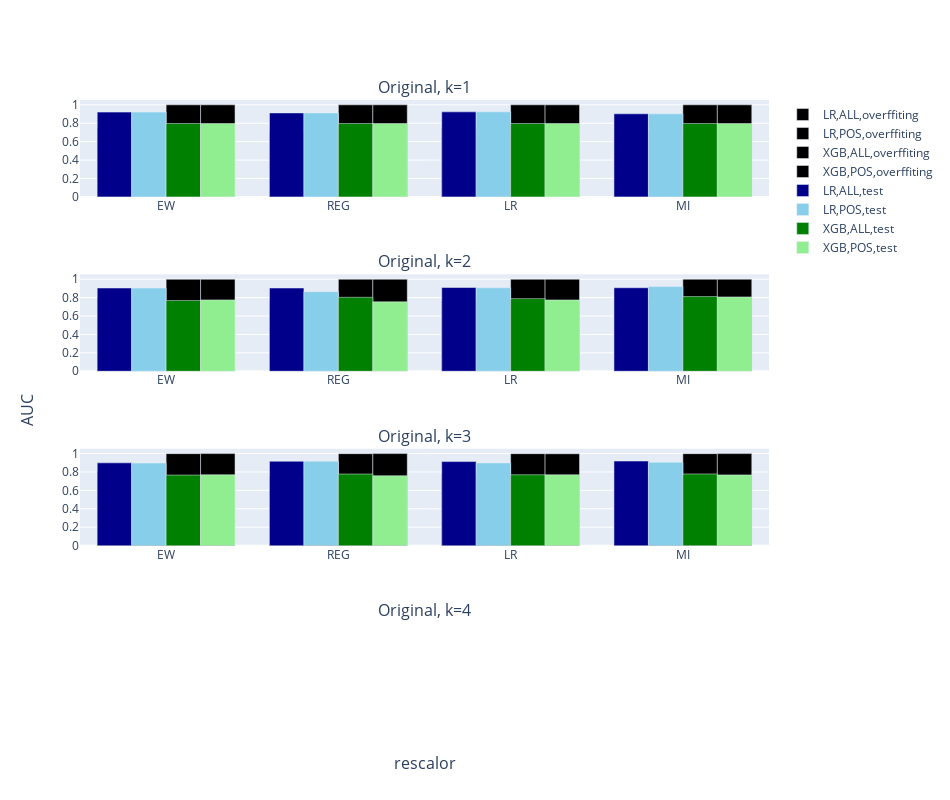

Notebook code for this chart:
### Code cell
AUC_comparision(AUC_data)

### Figure 1 — Plotly figure (JSON) as saved in the notebook; plotly's stock layout.template omitted (floating-point values rounded to 4 significant figures)
{"data": [{"marker": {"color": "black"}, "name": "LR,ALL,overffiting", "offsetgroup": "0", "showlegend": true, "type": "bar", "x": ["EW", "REG", "LR", "MI"], "xaxis": "x", "y": [0.7452, 0.7098, 0.7446, 0.7007], "yaxis": "y"}, {"marker": {"color": "black"}, "name": "LR,POS,overffiting", "offsetgroup": "1", "showlegend": true, "type": "bar", "x": ["EW", "REG", "LR", "MI"], "xaxis": "x", "y": [0.7452, 0.7098, 0.7446, 0.7007], "yaxis": "y"}, {"marker": {"color": "black"}, "name": "XGB,ALL,overffiting", "offsetgroup": "2", "showlegend": true, "type": "bar", "x": ["EW", "REG", "LR", "MI"], "xaxis": "x", "y": [1.0, 1.0, 1.0, 1.0], "yaxis": "y"}, {"marker": {"color": "black"}, "name": "XGB,POS,overffiting", "offsetgroup": "3", "showlegend": true, "type": "bar", "x": ["EW", "REG", "LR", "MI"], "xaxis": "x", "y": [1.0, 1.0, 1.0, 1.0], "yaxis": "y"}, {"marker": {"color": "darkblue"}, "name": "LR,ALL,test", "offsetgroup": "0", "showlegend": true, "type": "bar", "x": ["EW", "REG", "LR", "MI"], "xaxis": "x", "y": [0.9209, 0.9119, 0.9237, 0.9025], "yaxis": "y"}, {"marker": {"color": "skyblue"}, "name": "LR,POS,test", "offsetgroup": "1", "showlegend": true, "type": "bar", "x": ["EW", "REG", "LR", "MI"], "xaxis": "x", "y": [0.9209, 0.9119, 0.9237, 0.9025], "yaxis": "y"}, {"marker": {"color": "green"}, "name": "XGB,ALL,test", "offsetgroup": "2", "showlegend": true, "type": "bar", "x": ["EW", "REG", "LR", "MI"], "xaxis": "x", "y": [0.7973, 0.7973, 0.7973, 0.7973], "yaxis": "y"}, {"marker": {"color": "lightgreen"}, "name": "XGB,POS,test", "offsetgroup": "3", "showlegend": true, "type": "bar", "x": ["EW", "REG", "LR", "MI"], "xaxis": "x", "y": [0.7973, 0.7973, 0.7973, 0.7973], "yaxis": "y"}, {"marker": {"color": "black"}, "name": "LR,ALL,overffiting", "offsetgroup": "0", "showlegend": false, "type": "bar", "x": ["EW", "REG", "LR", "MI"], "xaxis": "x2", "y": [0.7952, 0.7653, 0.7635, 0.7695], "yaxis": "y2"}, {"marker": {"color": "black"}, "name": "LR,POS,overffiting", "offsetgroup": "1", "showlegend": false, "type": "bar", "x": ["EW", "REG", "LR", "MI"], "xaxis": "x2", "y": [0.7751, 0.7725, 0.773, 0.7199], "yaxis": "y2"}, {"marker": {"color": "black"}, "name": "XGB,ALL,overffiting", "offsetgroup": "2", "showlegend": false, "type": "bar", "x": ["EW", "REG", "LR", "MI"], "xaxis": "x2", "y": [0.9993, 0.9999, 1.0, 1.0], "yaxis": "y2"}, {"marker": {"color": "black"}, "name": "XGB,POS,overffiting", "offsetgroup": "3", "showlegend": false, "type": "bar", "x": ["EW", "REG", "LR", "MI"], "xaxis": "x2", "y": [0.9998, 1.0, 1.0, 1.0], "yaxis": "y2"}, {"marker": {"color": "darkblue"}, "name": "LR,ALL,test", "offsetgroup": "0", "showlegend": false, "type": "bar", "x": ["EW", "REG", "LR", "MI"], "xaxis": "x2", "y": [0.9044, 0.9043, 0.91, 0.9071], "yaxis": "y2"}, {"marker": {"color": "skyblue"}, "name": "LR,POS,test", "offsetgroup": "1", "showlegend": false, "type": "bar", "x": ["EW", "REG", "LR", "MI"], "xaxis": "x2", "y": [0.9037, 0.8644, 0.9067, 0.9198], "yaxis": "y2"}, {"marker": {"color": "green"}, "name": "XGB,ALL,test", "offsetgroup": "2", "showlegend": false, "type": "bar", "x": ["EW", "REG", "LR", "MI"], "xaxis": "x2", "y": [0.769, 0.8034, 0.7891, 0.8115], "yaxis": "y2"}, {"marker": {"color": "lightgreen"}, "name": "XGB,POS,test", "offsetgroup": "3", "showlegend": false, "type": "bar", "x": ["EW", "REG", "LR", "MI"], "xaxis": "x2", "y": [0.7753, 0.754, 0.7747, 0.8075], "yaxis": "y2"}, {"marker": {"color": "black"}, "name": "LR,ALL,overffiting", "offsetgroup": "0", "showlegend": false, "type": "bar", "x": ["EW", "REG", "LR", "MI"], "xaxis": "x3", "y": [0.7989, 0.75, 0.7756, 0.7498], "yaxis": "y3"}, {"marker": {"color": "black"}, "name": "LR,POS,overffiting", "offsetgroup": "1", "showlegend": false, "type": "bar", "x": ["EW", "REG", "LR", "MI"], "xaxis": "x3", "y": [0.7954, 0.7437, 0.7852, 0.7388], "yaxis": "y3"}, {"marker": {"color": "black"}, "name": "XGB,ALL,overffiting", "offsetgroup": "2", "showlegend": false, "type": "bar", "x": ["EW", "REG", "LR", "MI"], "xaxis": "x3", "y": [0.9994, 0.9992, 0.9991, 0.9993], "yaxis": "y3"}, {"marker": {"color": "black"}, "name": "XGB,POS,overffiting", "offsetgroup": "3", "showlegend": false, "type": "bar", "x": ["EW", "REG", "LR", "MI"], "xaxis": "x3", "y": [0.9999, 0.9999, 0.9981, 0.9998], "yaxis": "y3"}, {"marker": {"color": "darkblue"}, "name": "LR,ALL,test", "offsetgroup": "0", "showlegend": false, "type": "bar", "x": ["EW", "REG", "LR", "MI"], "xaxis": "x3", "y": [0.8993, 0.9166, 0.9132, 0.9187], "yaxis": "y3"}, {"marker": {"color": "skyblue"}, "name": "LR,POS,test", "offsetgroup": "1", "showlegend": false, "type": "bar", "x": ["EW", "REG", "LR", "MI"], "xaxis": "x3", "y": [0.8974, 0.9166, 0.8987, 0.9049], "yaxis": "y3"}, {"marker": {"color": "green"}, "name": "XGB,ALL,test", "offsetgroup": "2", "showlegend": false, "type": "bar", "x": ["EW", "REG", "LR", "MI"], "xaxis": "x3", "y": [0.7666, 0.7778, 0.7704, 0.7786], "yaxis": "y3"}, {"marker": {"color": "lightgreen"}, "name": "XGB,POS,test", "offsetgroup": "3", "showlegend": false, "type": "bar", "x": ["EW", "REG", "LR", "MI"], "xaxis": "x3", "y": [0.7702, 0.7592, 0.7693, 0.7685], "yaxis": "y3"}], "layout": {"annotations": [{"font": {"size": 16}, "showarrow": false, "text": "Original, k=1", "x": 0.5, "xanchor": "center", "xref": "paper", "y": 1, "yanchor": "bottom", "yref": "paper"}, {"font": {"size": 16}, "showarrow": false, "text": "Original, k=2", "x": 0.5, "xanchor": "center", "xref": "paper", "y": 0.7188, "yanchor": "bottom", "yref": "paper"}, {"font": {"size": 16}, "showarrow": false, "text": "Original, k=3", "x": 0.5, "xanchor": "center", "xref": "paper", "y": 0.4375, "yanchor": "bottom", "yref": "paper"}, {"font": {"size": 16}, "showarrow": false, "text": "Original, k=4", "x": 0.5, "xanchor": "center", "xref": "paper", "y": 0.1562, "yanchor": "bottom", "yref": "paper"}, {"font": {"size": 16}, "showarrow": false, "text": "rescalor", "x": 0.5, "xanchor": "center", "xref": "paper", "y": 0, "yanchor": "top", "yref": "paper", "yshift": -30}, {"font": {"size": 16}, "showarrow": false, "text": "AUC", "textangle": -90, "x": 0, "xanchor": "right", "xref": "paper", "xshift": -40, "y": 0.5, "yanchor": "middle", "yref": "paper"}], "barmode": "group", "height": 800, "width": 950, "xaxis": {"anchor": "y", "domain": [0, 1]}, "xaxis2": {"anchor": "y2", "domain": [0, 1]}, "xaxis3": {"anchor": "y3", "domain": [0, 1]}, "xaxis4": {"anchor": "y4", "domain": [0, 1]}, "yaxis": {"anchor": "x", "domain": [0.8438, 1], "dtick": 0.2}, "yaxis2": {"anchor": "x2", "domain": [0.5625, 0.7188], "dtick": 0.2}, "yaxis3": {"anchor": "x3", "domain": [0.2812, 0.4375], "dtick": 0.2}, "yaxis4": {"anchor": "x4", "domain": [0, 0.1562], "dtick": 0.2}}}
